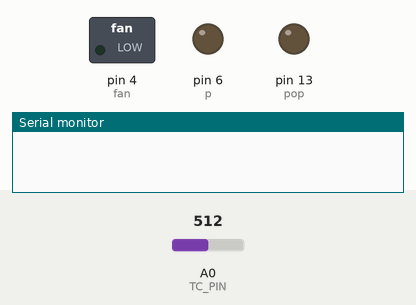
Simulated run of this sketch. Board: Arduino Uno, built with avr-gcc and run on an emulated ATmega328P. On the bench: switched loads named in the sketch (green lamp = pin HIGH), output pins drawn as LEDs (lit = HIGH), the last lines printed to the serial monitor. Inputs (shaded band) come from the test bench; at power-on: A0 (TC_PIN) = 512.

Above: at 0.1 s.
At 4.21 s:
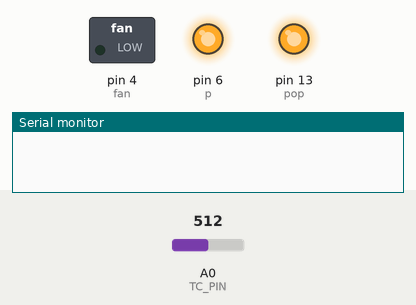
At 8.8 s:
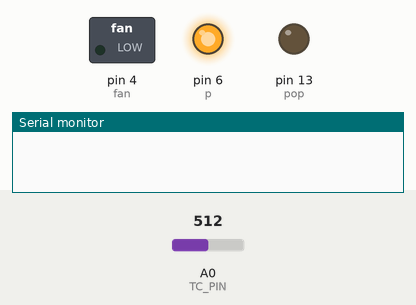
At 18.8 s:
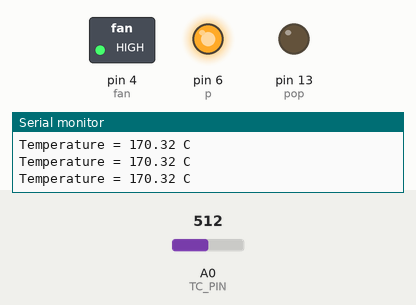
At 28.74 s:
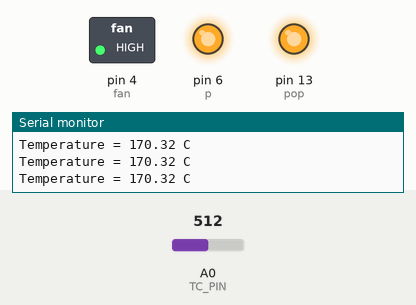
At 39.8 s:
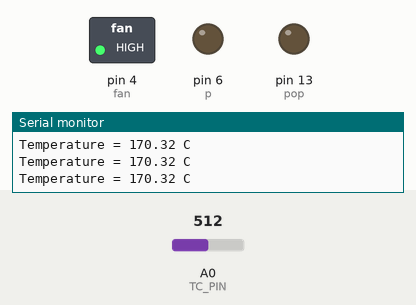
Timing chart, 0 to 41.3 s (numbered marks = the images above):
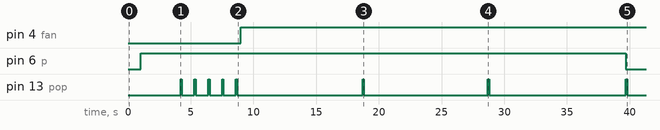

Measured:
- by itself, pin 4 (fan): LOW → HIGH at 9.0 s
- by itself, pin 6 (p): HIGH → LOW at 39.7 s
- by itself, pin 13 (pop): goes 4 × (LOW 1.0 s, HIGH 0.10 s), 3 × (LOW 10.0 s, HIGH 0.10 s), then LOW

The sketch:

PEMFC-Controller.ino
```cpp
#define TC_PIN A0          // set to ADC pin used
#define AREF 3.3           // set to AREF, typically board voltage like 3.3 or 5.0
#define ADC_RESOLUTION 10  // set to ADC bit resolution, 10 is default
int fan = 4;
int p = 6;
int pop = 13;
unsigned long startMillis;      //----------some global variables available
unsigned long currentMillis;    //----------time at a certian point for temp
unsigned long scMillis;          //----------time at certian point for short
unsigned long purgeMillis;      //----------time for purge
unsigned long pstartMillis;     //---------- global vaiable for the purge
unsigned long scstartMillis;    //----------global variable for short
const unsigned long period =1000; //--------the value of the number of milliseconds
float reading, voltage, temperature;

float get_voltage(int raw_adc) {
  return raw_adc * (AREF / (pow(2, ADC_RESOLUTION)-1));
}

float get_temperature(float voltage) {// get temperature from the module
  return ((voltage - 1.25) / 0.005)+90;// converts it into the proper temperature
}

void setup() {
 { Serial.begin(9600);
  pinMode(fan,OUTPUT);
  pinMode(p,OUTPUT);
  pinMode(pop,OUTPUT);}
  //----------------initial purge-----------
 { digitalWrite(p,LOW);
  delay(1000);
  digitalWrite(p,HIGH);
  delay(3000);}
  //----------------short circuit set-up-------
  {digitalWrite(pop,LOW);
  delay(200);
  digitalWrite(pop,HIGH);
  delay(100);               //-------first short
  digitalWrite(pop,LOW);
  delay(1000);
  digitalWrite(pop,HIGH);
  delay(100);               //-------second short
  digitalWrite(pop,LOW);
  delay(1000);
  digitalWrite(pop,HIGH);
  delay(100);               //-------third short
  digitalWrite(pop,LOW);
  delay(1000);
  digitalWrite(pop,HIGH);
  delay(100);               //-------fourth short
  digitalWrite(pop,LOW);
  delay(1000);
  digitalWrite(pop,HIGH);
  delay(100);               //-------fifth short
  digitalWrite(pop,LOW);
  }
  startMillis = millis();   //-------initial start temp time--------
  pstartMillis =millis();   //-------initial start purge time
  scstartMillis = millis(); //-------initial start short time--------

}

void loop() {
  {
  currentMillis = millis(); //--------get current time-----
  if (currentMillis - startMillis >= 300) //-----test weather the period is elapsed
  {
  reading = analogRead(TC_PIN);
  voltage = get_voltage(reading);
  temperature = get_temperature(voltage);
  Serial.print("Temperature = ");
  Serial.print(temperature);
  Serial.println(" C");
   startMillis = currentMillis;
 }}
   //---------------fan control--------------
 { if (temperature <25)       //--------this should change to 65C
  {
    digitalWrite(fan,LOW);    //--------turn fan off
  }
  else if(temperature >25)    //--------this should change to 65C
  {
    digitalWrite(fan, HIGH);  //--------turn fan on
  }}
  //---------------purge valve----------------
  purgeMillis = millis(); //------------get current time for purge
 {if (purgeMillis - pstartMillis >= 30000){//after 30 secs start procedure
  digitalWrite(p,HIGH);       //--------turn on
  delay(1000);                //--------1 second
  digitalWrite(p,LOW);        //--------turn off
  pstartMillis = purgeMillis;
 }if (p==HIGH)                //--------If purge is on
  {
    Serial.println("purge on"); //--------print "purge on"
  }}
  //---------------short circuit----------------
  {scMillis = millis();
  if (scMillis - scstartMillis >= 10000)//-after 10 seconds start procedure
  {
    digitalWrite(pop,HIGH);   //---------turn on short circuit
    delay(100);               //---------100ms
    digitalWrite(pop,LOW);    //---------turn off
    scstartMillis = scMillis; //---------restart timer
  }}

  }
```
